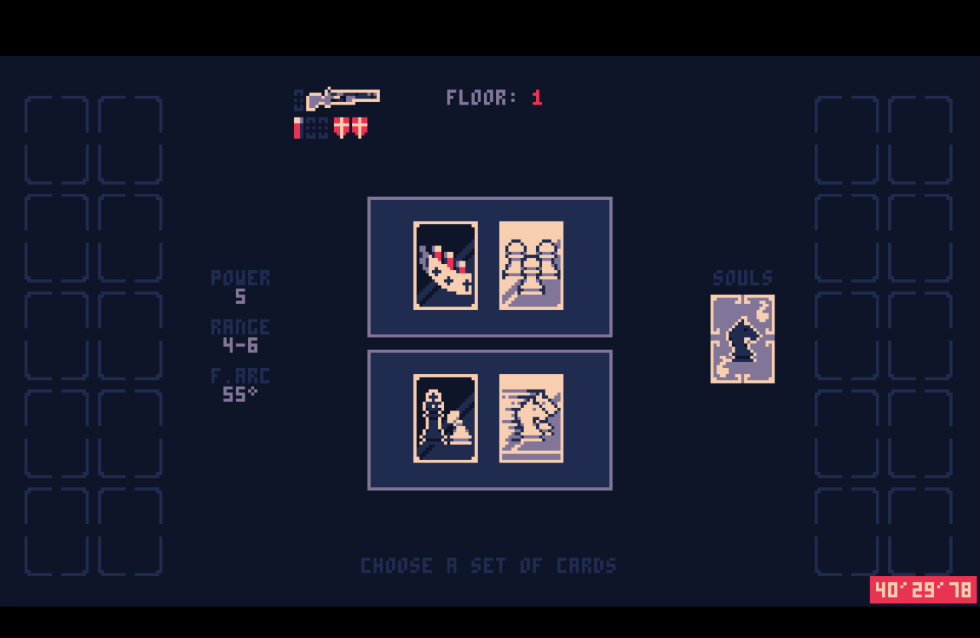
#> input picture winScreen.png, 2940 x 1912 px, found by its file name (shown at 1/3 size)
$ python cropTest.py
#> lines starting #> are read from the running program, lines starting #| are printed output that depends on the picture
import cv2
import matplotlib.pyplot as plt
import numpy as np
print(cv2.__version__)
img = cv2.imread("winScreen.png")
#> img is the input picture: shape (1912, 2940, 3); mean B, G, R 44.2, 26.6, 23.2
#imgCrop = img[440: 1616, 880:2056]
imgCrop = img[1600: 1800, 1000:1900]
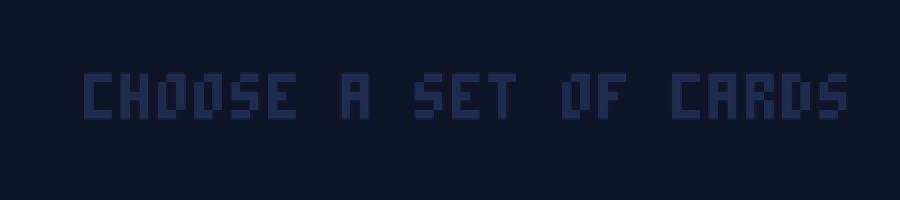
#> imgCrop: shape (200, 900, 3); mean B, G, R 43, 22.7, 16.3
plt.imshow(imgCrop)
plt.show()
#plt.imshow(img)


'''channelsAmt = 3
tileWidth = (imgCrop.shape[0]//8)
tileHeight = (imgCrop.shape[1]//8)

tiles = imgCrop.reshape(8, (imgCrop.shape[0]//8), 8, (imgCrop.shape[1]//8), channelsAmt)
tiles = tiles.transpose(0, 2, 1, 3, 4)
tiles = tiles.reshape(64, (imgCrop.shape[0]//8), (imgCrop.shape[1]//8), channelsAmt)'''


'''
# tiles.shape = (64, 147, 147, 3)
rows, cols = 8, 8
fig, axes = plt.subplots(rows, cols, figsize=(4, 4))

for i, ax in enumerate(axes.flat):
    ax.imshow(tiles[i].astype(np.uint8))
    ax.axis("off")
#plt.tight_layout()
plt.show()
'''

# [6 lines of commented-out code are left out]
